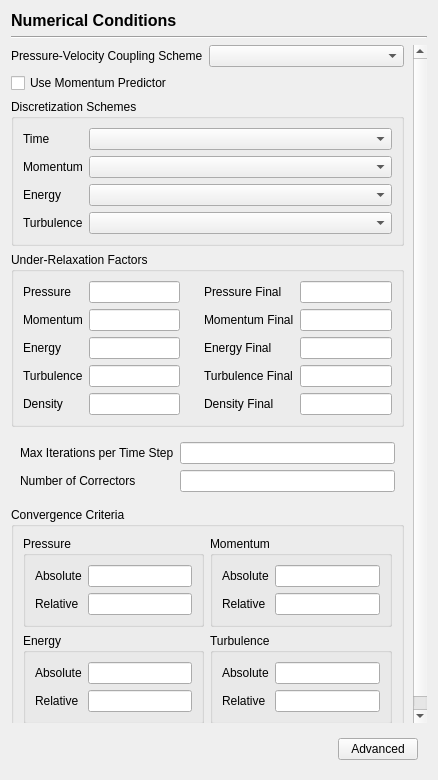
<?xml version="1.0" encoding="UTF-8"?>
<ui version="4.0">
 <class>NumericalConditionsPage</class>
 <widget class="QWidget" name="NumericalConditionsPage">
  <property name="geometry">
   <rect>
    <x>0</x>
    <y>0</y>
    <width>438</width>
    <height>780</height>
   </rect>
  </property>
  <property name="windowTitle">
   <string>Form</string>
  </property>
  <layout class="QVBoxLayout" name="verticalLayout_2">
   <item>
    <widget class="QLabel" name="label">
     <property name="font">
      <font>
       <pointsize>12</pointsize>
       <bold>true</bold>
      </font>
     </property>
     <property name="text">
      <string>Numerical Conditions</string>
     </property>
    </widget>
   </item>
   <item>
    <widget class="Line" name="line">
     <property name="orientation">
      <enum>Qt::Horizontal</enum>
     </property>
    </widget>
   </item>
   <item>
    <widget class="QScrollArea" name="scrollArea">
     <property name="frameShape">
      <enum>QFrame::NoFrame</enum>
     </property>
     <property name="horizontalScrollBarPolicy">
      <enum>Qt::ScrollBarAlwaysOff</enum>
     </property>
     <property name="sizeAdjustPolicy">
      <enum>QAbstractScrollArea::AdjustToContents</enum>
     </property>
     <property name="widgetResizable">
      <bool>true</bool>
     </property>
     <widget class="QWidget" name="scrollAreaWidgetContents">
      <property name="geometry">
       <rect>
        <x>0</x>
        <y>0</y>
        <width>420</width>
        <height>677</height>
       </rect>
      </property>
      <layout class="QVBoxLayout" name="verticalLayout">
       <property name="leftMargin">
        <number>0</number>
       </property>
       <property name="topMargin">
        <number>0</number>
       </property>
       <property name="rightMargin">
        <number>9</number>
       </property>
       <property name="bottomMargin">
        <number>0</number>
       </property>
       <item>
        <widget class="QWidget" name="widget" native="true">
         <layout class="QFormLayout" name="formLayout">
          <property name="leftMargin">
           <number>0</number>
          </property>
          <property name="topMargin">
           <number>0</number>
          </property>
          <property name="rightMargin">
           <number>0</number>
          </property>
          <property name="bottomMargin">
           <number>0</number>
          </property>
          <item row="0" column="0">
           <widget class="QLabel" name="label_2">
            <property name="text">
             <string>Pressure-Velocity Coupling Scheme</string>
            </property>
           </widget>
          </item>
          <item row="0" column="1">
           <widget class="QComboBox" name="pressureVelocityCouplingScheme"/>
          </item>
         </layout>
        </widget>
       </item>
       <item>
        <widget class="QCheckBox" name="useMomentumPredictor">
         <property name="text">
          <string>Use Momentum Predictor</string>
         </property>
        </widget>
       </item>
       <item>
        <widget class="QGroupBox" name="groupBox_4">
         <property name="title">
          <string>Discretization Schemes</string>
         </property>
         <layout class="QFormLayout" name="formLayout_5">
          <item row="0" column="0">
           <widget class="QLabel" name="label_20">
            <property name="text">
             <string>Time</string>
            </property>
           </widget>
          </item>
          <item row="0" column="1">
           <widget class="QComboBox" name="discretizationSchemeTime"/>
          </item>
          <item row="1" column="0">
           <widget class="QLabel" name="label_21">
            <property name="text">
             <string>Momentum</string>
            </property>
           </widget>
          </item>
          <item row="1" column="1">
           <widget class="QComboBox" name="discretizationSchemeMomentum"/>
          </item>
          <item row="2" column="0">
           <widget class="QLabel" name="label_19">
            <property name="text">
             <string>Energy</string>
            </property>
           </widget>
          </item>
          <item row="2" column="1">
           <widget class="QComboBox" name="discretizationSchemeEnergy"/>
          </item>
          <item row="3" column="0">
           <widget class="QLabel" name="label_22">
            <property name="text">
             <string>Turbulence</string>
            </property>
           </widget>
          </item>
          <item row="3" column="1">
           <widget class="QComboBox" name="discretizationSchemeTurbulence"/>
          </item>
         </layout>
        </widget>
       </item>
       <item>
        <widget class="QGroupBox" name="groupBox">
         <property name="title">
          <string>Under-Relaxation Factors</string>
         </property>
         <layout class="QHBoxLayout" name="horizontalLayout_2">
          <property name="leftMargin">
           <number>0</number>
          </property>
          <property name="topMargin">
           <number>0</number>
          </property>
          <property name="rightMargin">
           <number>0</number>
          </property>
          <property name="bottomMargin">
           <number>0</number>
          </property>
          <item>
           <widget class="QWidget" name="widget_4" native="true">
            <layout class="QFormLayout" name="formLayout_3">
             <item row="0" column="0">
              <widget class="QLabel" name="label_7">
               <property name="text">
                <string>Pressure</string>
               </property>
              </widget>
             </item>
             <item row="0" column="1">
              <widget class="QLineEdit" name="underRelaxationFactorPressure"/>
             </item>
             <item row="1" column="0">
              <widget class="QLabel" name="label_9">
               <property name="text">
                <string>Momentum</string>
               </property>
              </widget>
             </item>
             <item row="1" column="1">
              <widget class="QLineEdit" name="underRelaxationFactorMomentum"/>
             </item>
             <item row="2" column="0">
              <widget class="QLabel" name="label_11">
               <property name="text">
                <string>Energy</string>
               </property>
              </widget>
             </item>
             <item row="2" column="1">
              <widget class="QLineEdit" name="underRelaxationFactorEnergy"/>
             </item>
             <item row="3" column="0">
              <widget class="QLabel" name="label_13">
               <property name="text">
                <string>Turbulence</string>
               </property>
              </widget>
             </item>
             <item row="3" column="1">
              <widget class="QLineEdit" name="underRelaxationFactorTurbulence"/>
             </item>
             <item row="4" column="0">
              <widget class="QLabel" name="label_29">
               <property name="text">
                <string>Density</string>
               </property>
              </widget>
             </item>
             <item row="4" column="1">
              <widget class="QLineEdit" name="underRelaxationFactorDensity"/>
             </item>
            </layout>
           </widget>
          </item>
          <item>
           <widget class="QWidget" name="widget_5" native="true">
            <layout class="QFormLayout" name="formLayout_9">
             <item row="0" column="0">
              <widget class="QLabel" name="label_8">
               <property name="text">
                <string>Pressure Final</string>
               </property>
              </widget>
             </item>
             <item row="0" column="1">
              <widget class="QLineEdit" name="underRelaxationFactorPressureFinal"/>
             </item>
             <item row="1" column="0">
              <widget class="QLabel" name="label_10">
               <property name="text">
                <string>Momentum Final</string>
               </property>
              </widget>
             </item>
             <item row="1" column="1">
              <widget class="QLineEdit" name="underRelaxationFactorMomentumFinal"/>
             </item>
             <item row="2" column="0">
              <widget class="QLabel" name="label_12">
               <property name="text">
                <string>Energy Final</string>
               </property>
              </widget>
             </item>
             <item row="2" column="1">
              <widget class="QLineEdit" name="underRelaxationFactorEnergyFinal"/>
             </item>
             <item row="3" column="0">
              <widget class="QLabel" name="label_14">
               <property name="text">
                <string>Turbulence Final</string>
               </property>
              </widget>
             </item>
             <item row="3" column="1">
              <widget class="QLineEdit" name="underRelaxationFactorTurbulenceFinal"/>
             </item>
             <item row="4" column="0">
              <widget class="QLabel" name="label_30">
               <property name="text">
                <string>Density Final</string>
               </property>
              </widget>
             </item>
             <item row="4" column="1">
              <widget class="QLineEdit" name="underRelaxationFactorDensityFinal"/>
             </item>
            </layout>
           </widget>
          </item>
         </layout>
        </widget>
       </item>
       <item>
        <widget class="QWidget" name="widget_3" native="true">
         <layout class="QFormLayout" name="formLayout_4">
          <item row="0" column="0">
           <widget class="QLabel" name="label_15">
            <property name="text">
             <string>Max Iterations per Time Step</string>
            </property>
           </widget>
          </item>
          <item row="0" column="1">
           <widget class="QLineEdit" name="maxIterationsPerTimeStep"/>
          </item>
          <item row="1" column="0">
           <widget class="QLabel" name="label_16">
            <property name="text">
             <string>Number of Correctors</string>
            </property>
           </widget>
          </item>
          <item row="1" column="1">
           <widget class="QLineEdit" name="numberOfCorrectors"/>
          </item>
         </layout>
        </widget>
       </item>
       <item>
        <widget class="QGroupBox" name="groupBox_2">
         <property name="title">
          <string>Convergence Criteria</string>
         </property>
         <layout class="QGridLayout" name="gridLayout">
          <item row="0" column="0">
           <widget class="QGroupBox" name="groupBox_3">
            <property name="title">
             <string>Pressure</string>
            </property>
            <layout class="QFormLayout" name="formLayout_2">
             <item row="0" column="0">
              <widget class="QLabel" name="label_17">
               <property name="text">
                <string>Absolute</string>
               </property>
              </widget>
             </item>
             <item row="0" column="1">
              <widget class="QLineEdit" name="absolutePressure"/>
             </item>
             <item row="1" column="0">
              <widget class="QLabel" name="label_18">
               <property name="text">
                <string>Relative</string>
               </property>
              </widget>
             </item>
             <item row="1" column="1">
              <widget class="QLineEdit" name="relativePressure"/>
             </item>
            </layout>
           </widget>
          </item>
          <item row="0" column="1">
           <widget class="QGroupBox" name="groupBox_5">
            <property name="title">
             <string>Momentum</string>
            </property>
            <layout class="QFormLayout" name="formLayout_6">
             <item row="0" column="0">
              <widget class="QLabel" name="label_23">
               <property name="text">
                <string>Absolute</string>
               </property>
              </widget>
             </item>
             <item row="0" column="1">
              <widget class="QLineEdit" name="absoluteMomentum"/>
             </item>
             <item row="1" column="0">
              <widget class="QLabel" name="label_24">
               <property name="text">
                <string>Relative</string>
               </property>
              </widget>
             </item>
             <item row="1" column="1">
              <widget class="QLineEdit" name="relativeMomentum"/>
             </item>
            </layout>
           </widget>
          </item>
          <item row="1" column="0">
           <widget class="QGroupBox" name="groupBox_6">
            <property name="title">
             <string>Energy</string>
            </property>
            <layout class="QFormLayout" name="formLayout_7">
             <item row="0" column="0">
              <widget class="QLabel" name="label_25">
               <property name="text">
                <string>Absolute</string>
               </property>
              </widget>
             </item>
             <item row="0" column="1">
              <widget class="QLineEdit" name="absoluteEnergy"/>
             </item>
             <item row="1" column="0">
              <widget class="QLabel" name="label_26">
               <property name="text">
                <string>Relative</string>
               </property>
              </widget>
             </item>
             <item row="1" column="1">
              <widget class="QLineEdit" name="relativeEnergy"/>
             </item>
            </layout>
           </widget>
          </item>
          <item row="1" column="1">
           <widget class="QGroupBox" name="groupBox_7">
            <property name="title">
             <string>Turbulence</string>
            </property>
            <layout class="QFormLayout" name="formLayout_8">
             <item row="0" column="0">
              <widget class="QLabel" name="label_27">
               <property name="text">
                <string>Absolute</string>
               </property>
              </widget>
             </item>
             <item row="0" column="1">
              <widget class="QLineEdit" name="absoluteTurbulence"/>
             </item>
             <item row="1" column="0">
              <widget class="QLabel" name="label_28">
               <property name="text">
                <string>Relative</string>
               </property>
              </widget>
             </item>
             <item row="1" column="1">
              <widget class="QLineEdit" name="relativeTurbulence"/>
             </item>
            </layout>
           </widget>
          </item>
         </layout>
        </widget>
       </item>
       <item>
        <spacer name="verticalSpacer">
         <property name="orientation">
          <enum>Qt::Vertical</enum>
         </property>
         <property name="sizeHint" stdset="0">
          <size>
           <width>20</width>
           <height>40</height>
          </size>
         </property>
        </spacer>
       </item>
      </layout>
     </widget>
    </widget>
   </item>
   <item>
    <widget class="QWidget" name="widget_2" native="true">
     <layout class="QHBoxLayout" name="horizontalLayout">
      <item>
       <spacer name="horizontalSpacer">
        <property name="orientation">
         <enum>Qt::Horizontal</enum>
        </property>
        <property name="sizeHint" stdset="0">
         <size>
          <width>230</width>
          <height>20</height>
         </size>
        </property>
       </spacer>
      </item>
      <item>
       <widget class="QPushButton" name="advanced">
        <property name="text">
         <string>Advanced</string>
        </property>
       </widget>
      </item>
     </layout>
    </widget>
   </item>
  </layout>
 </widget>
 <resources/>
 <connections/>
</ui>
